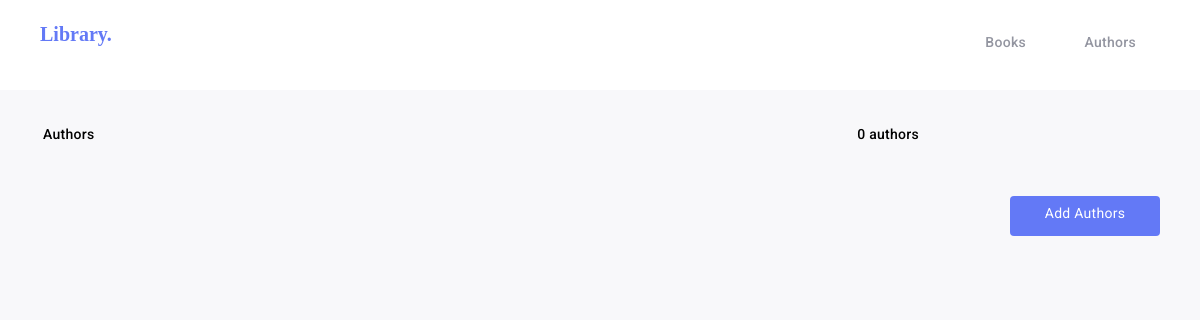
/authors/, run on an earlier commit of the app's database.
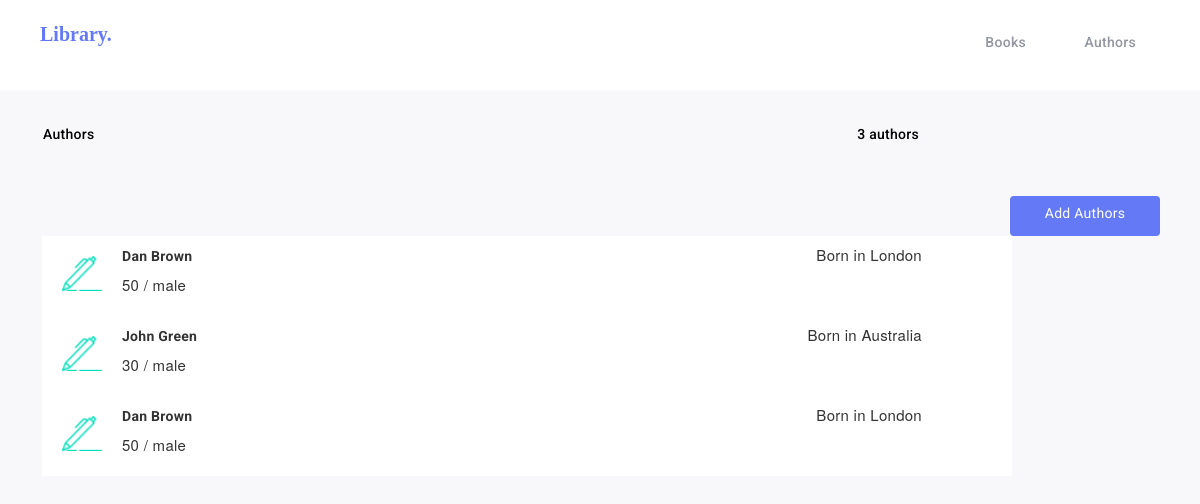
And on a later commit of the database.
### librarymgmt/models.py (models this page shows)
class Author(models.Model):
	author_id = models.AutoField(primary_key=True)
	author_name = models.CharField(max_length=100)
	age = models.IntegerField()
	gender = models.CharField(max_length=6)
	born = models.CharField(max_length=50)
	abtauthor = models.CharField(max_length=100)

### librarymgmt/views.py (the view)
# urls.py: url(r'^authors/$', views.listAuthors),
def listAuthors(request):
	authors = Author.objects.values()
	print authors
	return render(request, 'authors.html', {'authors': authors})

### templates/authors.html (shortened to what this page needs)
{% load static %}
<!DOCTYPE html>
<html>
<head>
	<link rel="stylesheet" type="text/css" href="{% static 'authors.css' %}">
	<link rel="stylesheet" href="https://maxcdn.bootstrapcdn.com/bootstrap/3.3.7/css/bootstrap.min.css">
</head>
<body>
	<div class="main">
		<div class="sub">
			<p class="lib">Library.</p>
				<li><a href="/books" style="margin-right: 174px;margin-top: 15px;">Books</a></li>
				<li><a href="/authors" style="margin-right: 64px;margin-top: 15px;" >Authors</a></li>
		</div>
				<li class="fa" style="margin-bottom: 20px;" >Authors</li>
				<li class="fan" style="margin-bottom: 20px;">{{ authors|length }} authors</li>
		<div class="tab">
			<div class="but">
				<a class="btn " style="background-color: #6379f6;" href="/authors/add">Add Authors</a>
			</div>
			{% for author in authors %}
			<div class="flex-container">
				<div ><img style="float: left; margin-right: 20px; margin-top: 10px;" src="{% static 'author_icon.png' %}" width="40" height="35" /></div>
				<p class="name"><strong>{{ author.author_name }}</strong></p>
				<div class="born" style="float: right;"><p>{{ author.born }}</p></div>
				<div class="age"><p style="margin-top: -35px; margin-left: 60px;height:25px; width:80px;"> {{ author.age }} / {{ author.gender }}</p></div>
			</div>
			{% endfor %}
		</div>
	</div>
</body>
</html>

### static/authors.css (style rules this page uses)
.lib { width: 78px; height: 28px; font-family: "Montserrat"; font-size: 20px; font-weight: bold; font-style: normal; line-height: 28px; letter-spacing: 0px; text-align: left; color: #6379f6; margin-left: 40px; margin-top: 20px; }
body { font-family: "Roboto"; font-weight: 500; font-style: normal; color: #777982; letter-spacing: 0.28px; }
.main { height: 1024px; width: 100%; margin:0px; background-color: #f8f8fa; }
.sub { height: 70px; width: 100%; margin:0px; background-color: #ffffff; }
li { float: right; color: black; margin-top: -45px; list-style-type: none; padding: 0px; font-size: 14px; font-family: "Roboto"; font-weight: 500; font-style: normal; line-height: 28px; letter-spacing: 0.28px; height: 16px; }
li a { display: block; color: #9395a0; text-align: center; padding: 0px; text-decoration: none; }
.fa { margin-left: 43px; float:left; margin-top: 30px; }
.fan { margin-right: 281px; margin-top: 30px; }
.flex-container { width:970px; height: 80px; display: flex; margin-left: 42px; flex-direction: row; background-color: #ffffff; flex-wrap: wrap; justify-content: flex-start; align-content: space-between; }
.flex-container>div { background-color: #ffffff; margin: 10px 10px 10px 20px; margin-right: 0px; line-height: 18px; font-size: 15px; }
.born { float:right; font-size: 13px; align-content: right; text-align: right; height:18px; width:280px; box-sizing: border-box; f }
.name { margin-top: 10px; font-size: 14px; width:500px; height:18px; box-sizing: border-box; font-family: "Roboto"; font-weight: 500; font-style: normal; }
.age { float:left; box-sizing: border-box; width:100px; font-size: 13px; font-weight: 500; font-style: normal; }
.tab { display: inline-block; width: 100%; }
.btn { float: right; width:150px; height:40px; background-color: #6379f6; color: #ffffff; margin-top: 40px; margin-right: 40px; margin-left: 40px; font-size: 14px; font-family: "Roboto"; font-weight: 500; font-style: normal; }

What changed in the data, as far as the page shows it:
added Author: author_name "Dan Brown", born "Born in London", age "50", gender "male"
added Author: author_name "John Green", born "Born in Australia", age "30", gender "male"
added Author: author_name "Dan Brown", born "Born in London", age "50", gender "male"
Also different on the page:
{{ authors|length }}: "0" → "3"
